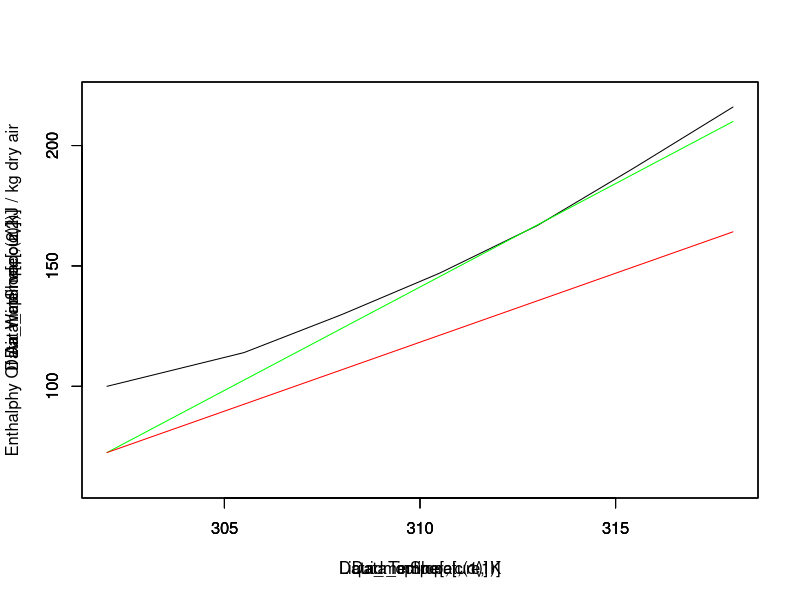

R code for this plot:
#page:493
L_min = 2.27
G_min = 2
L2_prime = 15
Templ2 = 318
Tempg1 = 303
Tempw1 = 297
Kya = 0.90

H1_prime = 72.5
Y1_prime = 0.0190
Templ1 = 302
Cal = 4.187

x = c(302,100,305.5,114,308,129.8,310.5,147,313,166.8,315.5,191,318,216)

Data_star = matrix(ncol = 2, data = x,byrow = TRUE)

H2_star = 210

y = c(Templ1,H1_prime,Templ2,H2_star)

Data_minSlope = matrix(ncol = 2,data = y,byrow = TRUE)

f14 = function(e) {
t1 = ((L2_prime*Cal)/e[1])-((H2_star-H1_prime)/(Templ2-Templ1))

return(c(t1))
}

require(pracma)
e = matrix(2,1,3)
Gmin = c(fsolve(f14,e)$x)
Gs = 1.5*Gmin[1]

f15 = function(j){
t2 = ((j[1]-H1_prime)/(Templ2-Templ1))-((L2_prime*Cal)/Gs) 
return(c(t2))
}
j = matrix(2,1,3)
H2 = c(fsolve(f15,j)$x)

z = c(Templ1,H1_prime,Templ2,H2[1])

Data_opline = matrix(ncol = 2,data = z,byrow = TRUE) 

a1=plot(Data_star[ ,c(1)],Data_star[ ,c(2)],type = 'l',xlab = "Liquid Temperature, K",ylab = "Enthalphy Of Air Water vapour, kJ / kg dry air",ylim = c(60,220),xlim = c(302,318))
par(new = TRUE)
a2=plot(Data_minSlope[ ,c(1)],Data_minSlope[ ,c(2)],type = 'l',col = 'green',ylim = c(60,220),xlim = c(302,318))
par(new = TRUE)
a3=plot(Data_opline[ ,c(1)],Data_opline[ ,c(2)],type = 'l',col = 'red',ylim = c(60,220),xlim = c(302,318)) 


Al = L2_prime/L_min 
Ag = Gs/G_min 
A = min(Al,Ag)
print(round(A[1],2))

Data1 = c(c(302,72.5),c(305.5,92),c(308,106.5),c(310.5,121),c(313,135.5),c(315.5,149.5),c(318,164.2)) 

Data2 = matrix(ncol = 2, nrow = 7) 

for (i in 1:7) {
  
  Data2[i][1] = Data1[i] 

Data2[i,1] = 1/(Data_star[i]-Data1[i]) 
} 
Area = 3.28 

f16=function(r){
t4 = Area-(Kya*r[1]/G_min)
return(c(t4))
}
r = matrix(2,1,3)
Z = c(fsolve(f16,r)$x)

print(round(Z[1],2))
NtoG = 3.28 
HtoG = G_min/Kya

Y2_prime = 0.048
H2 = 164.2

R = Gs*(Y2_prime-Y1_prime) 
cat(round(R[1],3))
